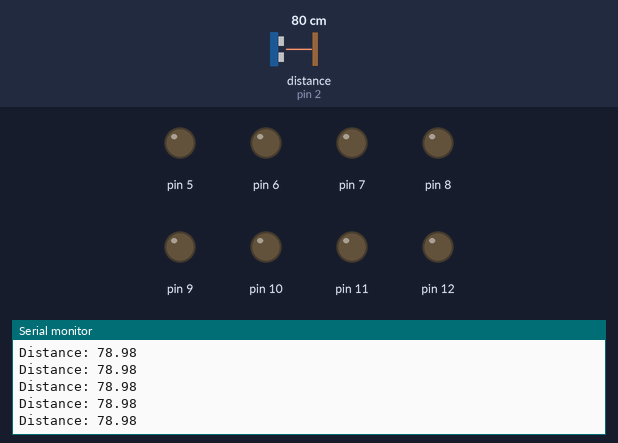
Bench run of a program on a simulated Arduino Uno, built with avr-gcc and run on an emulated ATmega328P. On the bench: output pins drawn as LEDs (lit = HIGH), the last lines printed to the serial monitor. Wiring (inferred from the names in the program): ultrasonic range finder: trigger pin 3; echo pin 2. The inputs (shaded band) are chosen by the test bench; at power-on: distance to the obstacle (sensor on pin 2) 80 cm. The echo pulse lasts 58.3 µs per cm; pins used as bus, display or sensor lines are not drawn.

Above: at 1.2 s.
1.3 s: distance to the obstacle (sensor on pin 2) set to 2 cm
At 2.2 s:
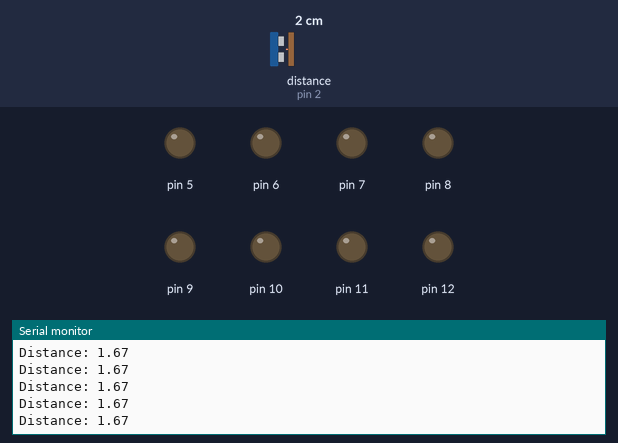
4.3 s: distance to the obstacle (sensor on pin 2) set to 120 cm
At 4.9 s:
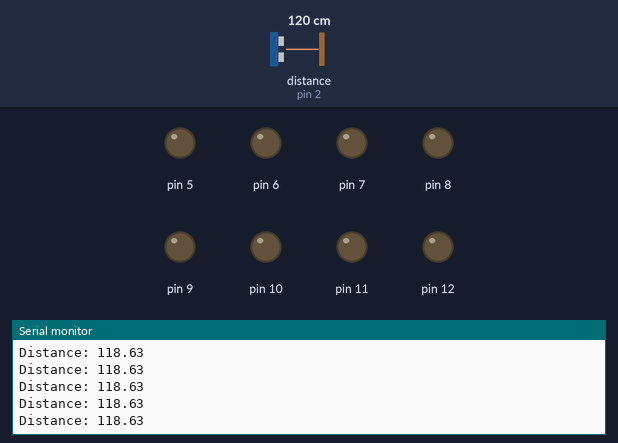
Timing chart, 0 to 7.3 s (numbered marks = the images above; inputs shaded):
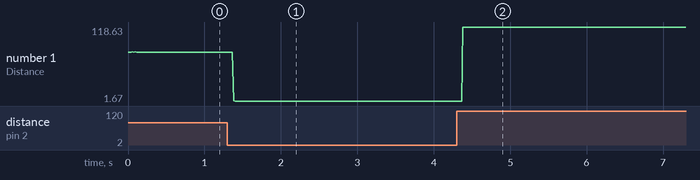

The program:

main.cpp
```cpp
#include <Arduino.h>

//initializing constants for for the ultrasonic sensor pins

#define trigPin 3 // pin for emitter
#define echoPin 2  // pin for reciever
int turn;

  //class for setting up motors on an L298 H-Bridge motor driver

class Motor{

public:
  int pin1,pin2;


  Motor(int p1,int p2){

    /*t
    his constructor takes the motor pins as arguments and initializes them as outputs
    make sure that p1 and p2 are control pins of the same motor
     */

    this->pin1 = p1;
    this->pin2 = p2;
    pinMode(this->pin1, OUTPUT);
    pinMode(this->pin2, OUTPUT);
  }

  Motor(){}

  //the following functions represent the possible movements of the motor

  void stop(){
    digitalWrite(pin1,LOW);
    digitalWrite(pin2,LOW);
  }

  void forward(){
    digitalWrite(pin1,HIGH);
    digitalWrite(pin2,LOW);
  }

  void backward(){
    digitalWrite(pin1,LOW);
    digitalWrite(pin2,HIGH);
  }


};

//declaring motor objects in global scope

Motor frontLeftMotor,frontRightMotor,backLeftMotor,backRightMotor;


void setup() {

//setting up motor pins, please change the pin values accordingly
  frontLeftMotor = Motor(5,6);
  frontRightMotor = Motor(7,8);
  backLeftMotor = Motor(9,10);
  backRightMotor = Motor(11,12);


  Serial.begin(9600); // serial for debugging

  // ultrasonic sensor pins
  pinMode(trigPin, OUTPUT);
  pinMode(echoPin, INPUT);


}

double ultrasonicDistanceRead(){

  digitalWrite(trigPin, LOW);
  delayMicroseconds(2);

  // Sets the trigPin on HIGH state for 10 micro seconds
  digitalWrite(trigPin, HIGH);
  delayMicroseconds(10);
  digitalWrite(trigPin, LOW);

  // Reads the echoPin, returns the sound wave travel time in microseconds
  double duration = pulseIn(echoPin, HIGH);

  // Calculating the distance
  double distance= duration*0.034/2;

  return distance;
}


//functions for basic car movements

void moveForward(){

}

void movebackward(){

}


void stopMoving(){

}

void turnLeft(){

}

void turnRight(){

}

void steerLeft(){

}

void steerRight(){
}


//the following function is executed when the car detects an obstacle

void avoidObstacle(double dist,double min){

//the following code is based on theoretical postulation as it's not yet tested
   while (dist <= min){
    steerRight();
    delay(400);
    turnLeft();
    delay(400);
     turn++;
  }


  if (turn==0){
    moveForward();
  }

  else if (turn > 0){
    steerLeft();
    delay(400);
    turnRight();
    delay(400);
    turn--;
  }


}


//the main loop function executed by the arduino
void loop() {

  double distance = ultrasonicDistanceRead();
  Serial.print("Distance: ");
  Serial.println(distance);
}
```

Measured:
- after the input at 1.3 s, the serial monitor: prints a new line after 0.08 s (image 1)
- after the input at 4.3 s, the serial monitor: prints a new line after 0.08 s (image 2)
- plotted number 1: 78.98 → 1.67 after the input at 1.3 s, 1.67 → 118.63 after the input at 4.3 s
